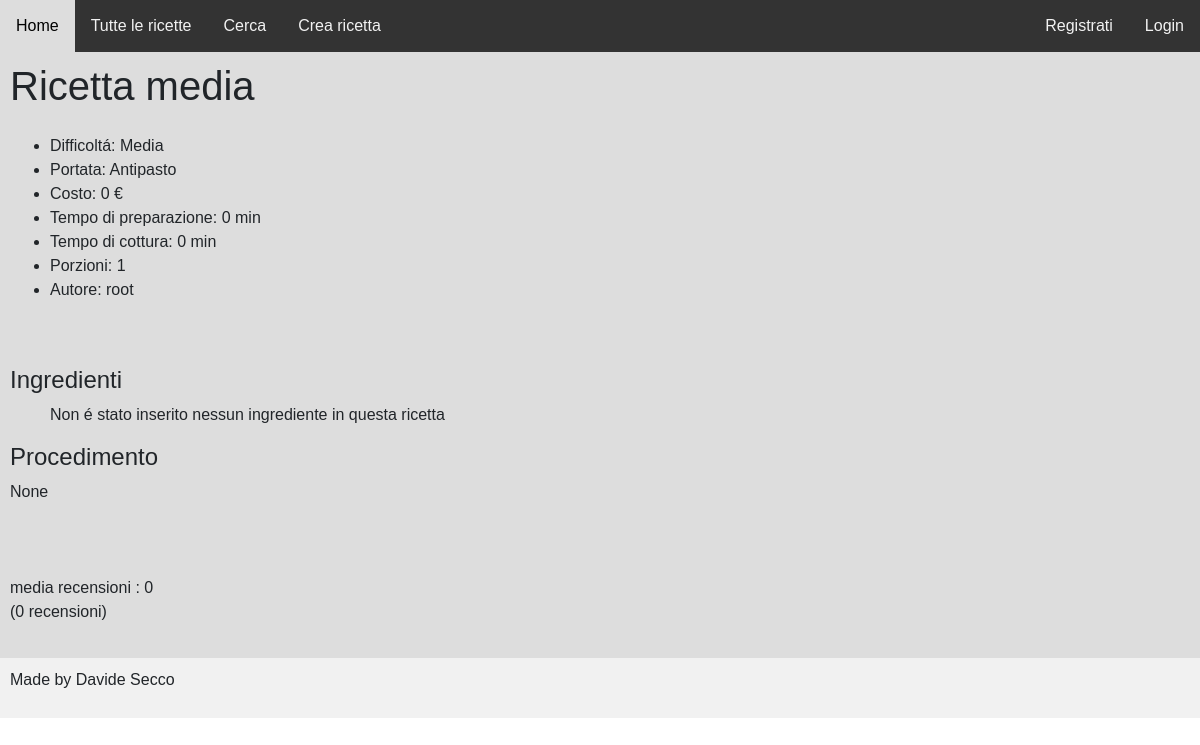
Page /ricetta/11/ on the earlier database version.
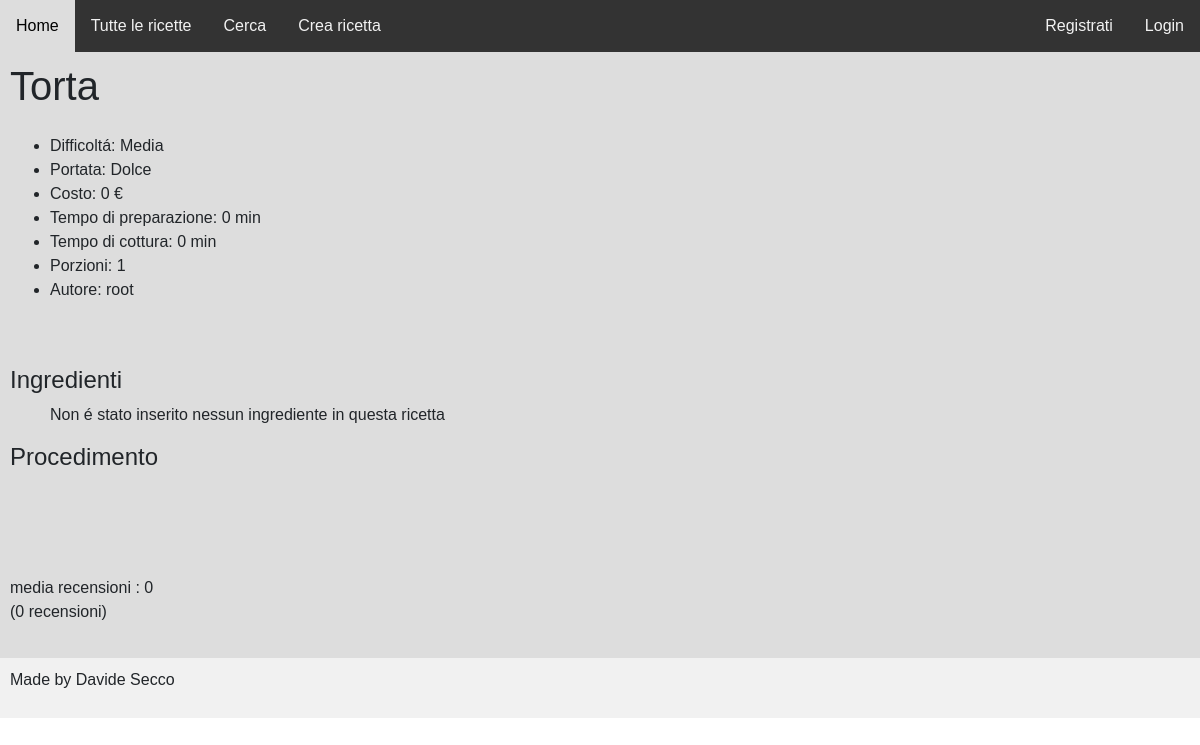
Same page on the later database version.
### gestione/models.py (models this page shows, shortened)
class Ricetta(models.Model):
    nome = models.CharField(max_length=50)
    difficoltá = models.CharField(max_length=50, choices=DIFFICOLTA_CHOICES, default="Bassa")
    portata = models.CharField(max_length=50, choices = PORTATA_CHOICES, default="Primo")
    costo = models.IntegerField(default=0)
    tempo_preparazione = models.IntegerField(default=0)
    tempo_cottura = models.IntegerField(default=0)
    porzioni = models.IntegerField(default=1)
    vegetariano = models.BooleanField(default = False)
    vegano = models.BooleanField(default = False)
    gluten_free = models.BooleanField(default = False)
    immagine = models.ImageField(null=True, blank=True)
    procedimento = models.TextField(null=True, blank=True)
    utente = models.ForeignKey(User, on_delete=models.CASCADE, blank=True, null=True, default=None)
    class Meta:
        verbose_name_plural = "Ricette"

### gestione/views.py (the view, shortened to what this page needs)
# urls.py: path("ricetta/<ricetta_id>/", views.ricetta_detail_view, name="ricetta"),
def ricetta_detail_view(request, ricetta_id):
    ricetta = Ricetta.objects.get(pk=ricetta_id)
    ingredienti = Ingredient.objects.filter(ricetta = ricetta_id).values
    recensioni_della_ricetta = Recensione.objects.filter(ricetta = ricetta)
    numero_recensioni = recensioni_della_ricetta.exclude(punteggio=0).count()
    somma_punteggi = 0
    for recensione in recensioni_della_ricetta:
        if recensione.punteggio != "-":
            somma_punteggi = somma_punteggi + recensione.punteggio
    if numero_recensioni != 0:
        media_recensioni = somma_punteggi / numero_recensioni
    else:
        media_recensioni = 0
    try:
        recensione = Recensione.objects.get(utente = request.user.id, ricetta__id = ricetta_id)
        form = RecensioneForm(request.POST or None, instance=recensione)
    except Recensione.DoesNotExist:
        form = RecensioneForm(request.POST or None, request.FILES  or None)
    if request.method == 'GET':
        if 'Aggiungi ai preferiti' in request.GET:
            try:
                ricetta_preferita = RicettePreferite.objects.get(utente = request.user, ricetta = ricetta)
                print("Questa ricetta era giá nei preferiti")
            except RicettePreferite.DoesNotExist:
                ricetta_preferita = RicettePreferite(utente = request.user, ricetta = ricetta)
                ricetta_preferita.save()
                print("Dovrei aver salvato la ricetta preferita")
            messages.success(request, "Ricetta aggiunta ai preferiti")
            print(RicettePreferite.objects.all().count())
    context = {
        'ricetta' : ricetta,
        'ingredienti' : ingredienti,
        "form" : form,
        "media_recensioni" : media_recensioni,
        "numero_recensioni" : numero_recensioni
    }
    return render(request, "gestione/ricetta_details.html", context)

### gestione/templates/gestione/ricetta_details.html (shortened to what this page needs)
{% extends "base.html" %}
{% block head %}
<head>
    {% load static %}
    <link rel="stylesheet" href="https://cdn.jsdelivr.net/npm/bootstrap@4.6.2/dist/css/bootstrap.min.css"
>
    <link rel="stylesheet" type="text/css" href='{% static "/css/style.css" %}'>
    <link rel="stylesheet" href="https://cdnjs.cloudflare.com/ajax/libs/font-awesome/4.7.0/css/font-awesome.min.css">
</head>
{% endblock %}
{% load crispy_forms_tags %}
{% block content %}
    <div class = myclass2>
        <h1> {{ricetta.nome}} </h1>
    </div>
    <br> <br> <br>
<div>
    {% if ricetta.immagine %}
        {% load static %}<img src="{% static ricetta.immagine.url %}" width="500" height="300" align=right Hspace="15" Vspace="0" Border="0">
    {% endif %}
    <ul>
        <li> Difficoltá: {{ ricetta.get_difficoltá_display }} </li>
        <li> Portata: {{ ricetta.get_portata_display }} </li>
        <li> Costo: {{ ricetta.costo }} € </li>
        <li> Tempo di preparazione: {{ ricetta.tempo_preparazione }} min </li>
        <li> Tempo di cottura: {{ ricetta.tempo_cottura }} min </li>
        <li> Porzioni: {{ ricetta.porzioni }} </li>
        <li> Autore: {{ ricetta.utente }} </li>
    </ul>
</div>
    <br> <br>
    <h4> Ingredienti </h4>
    <ul>
        {% if ingredienti %}
            {% for ingrediente in ingredienti %}
                {% if ingrediente.nome %}
                    <li>{{ ingrediente.nome }} : {{ ingrediente.quantitá }} {{ ingrediente.unita_di_misura }} </li>
                {% endif %}
            {% endfor %}
        {% else %}
            Non é stato inserito nessun ingrediente in questa ricetta
        {% endif %}
    </ul>
    <h4> Procedimento </h4>
    {{ ricetta.procedimento }}
    <br> <br>
    <br> <br>
    media recensioni : {{ media_recensioni }} <br> ({{ numero_recensioni }}
    {% if numero_recensioni == 1 %}
        recensione)
    {% else %}
        recensioni)
    {% endif %}
    <br> <br>
{% endblock %}

Differences in the rows shown:
changed Ricetta "Media": nome "Ricetta media" → "Torta"; portata "Antipasto" → "Dolce"; procedimento "None" → (not shown)
